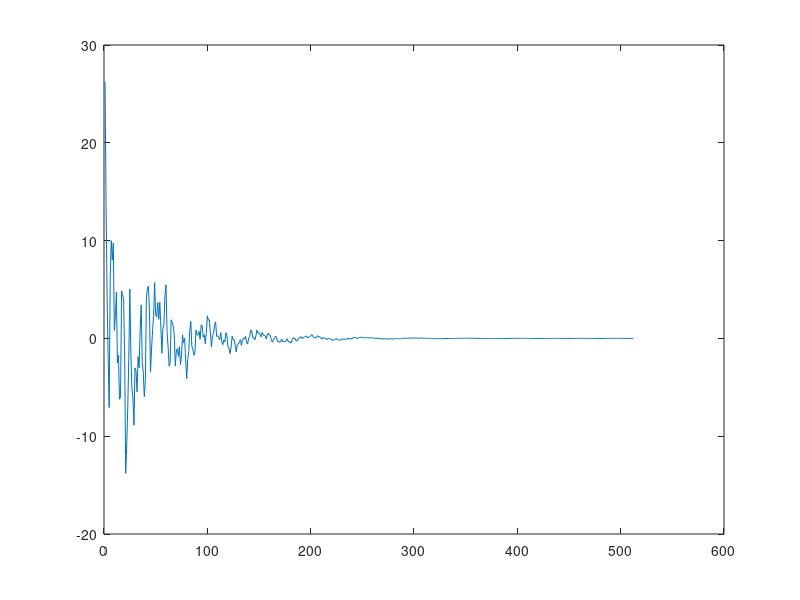
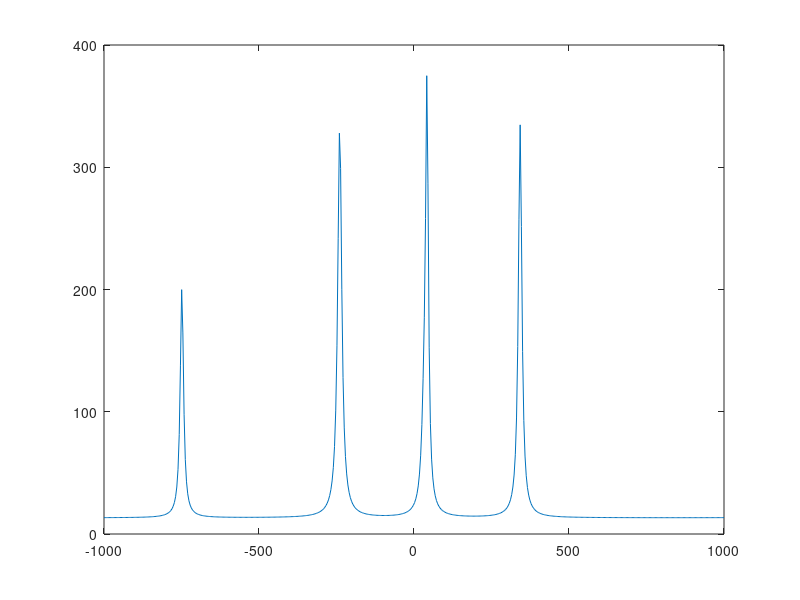

These charts were generated, in order, by the following MATLAB code: (Note: this script raises an error after producing the figures.)
clc;close all; clear;

PeakNum=5;

sw1=2000;% unit Hz 
sw2=2000;% unit Hz 

AcquPoint=[512 512];% unit Hz 




%%
Freq1DScale=linspace(-sw1/2,sw1/2,AcquPoint(1));
Freq2DScale=linspace(-sw2/2,sw2/2,AcquPoint(2));

% Freq1D=[500,200,-300,416,-385,618,-587];% unit Hz 
% Freq2D=[-300,400,100,-416,-397,-610,587]; % unit Hz 
% PeakAmp=[1 0.5 2 1.8 0.9 1.3 1.5 0.87];
% T21D=[80 100 70 90 200 30 20 30]/1000;% unit s 
% T22D=[20 150 50 100 15 68 40 60 40]/1000;% unit s 

Freq1D=1500*rand(1,PeakNum)-750;%[500,200,-300,416,-385,618,-587];% unit Hz
Freq2D=1500*rand(1,PeakNum)-750;
PeakAmp=10*rand(1,PeakNum);%[1 0.5 2 1.8 0.9 1.3 1.5 0.87];
T21D=1*(rand(1,PeakNum)*25+15)/1000;%[80 100 70 90 200 10 20 30]/4000;% unit s
T22D=1*(rand(1,PeakNum)*25+15)/1000;%[20 150 50 100 15 20 40 60 40]/4000;% unit s



t11D=0:1/(sw1):1/(sw1)*(AcquPoint(1)-1);

fid1D=zeros([1 length(t11D)]);
for iPeak=1:length(Freq1D)
    fid1D=fid1D+PeakAmp(iPeak)*exp(1i*2*pi*Freq1D(iPeak)*t11D).*exp(-t11D/T21D(iPeak));
end

figure;plot(real(fid1D))

figure;plot(Freq1DScale',real(fftshift(fft(fid1D',[],1),1)))

fid2DOnePeak=zeros([2,length(Freq1D),AcquPoint]);
fid2D=zeros([2,AcquPoint]);
for iAcq2=1:AcquPoint(2)
    t12D=(iAcq2-1)/sw2;
    for iPeak=1:length(Freq1D)
        for iState=1:2
%         PeakOne=PeakAmp(iPeak)*exp(1i*2*pi*Freq2D(iPeak)*t12D).*exp(-t12D/T22D(iPeak));
        if(iState==1)
             PeakOne=PeakAmp(iPeak)*cos(2*pi*Freq2D(iPeak)*t12D).*exp(-t12D/T22D(iPeak)).*(1+randn(1)*0. + 0*i*(1+randn(1)*0.1));
        else
             PeakOne=PeakAmp(iPeak)*sin(2*pi*Freq2D(iPeak)*t12D).*exp(-t12D/T22D(iPeak)).*((1+randn(1)*0.) + 0*i*(1+randn(1)*0.1));
        end
        fid2DOnePeak(iState,iPeak,:,iAcq2)=PeakOne*exp(1i*2*pi*Freq1D(iPeak)*t11D).*exp(-t11D/T21D(iPeak));
%         fid2DOnePeak(iState,iPeak,:,iAcq2)= fid2DOnePeak(iState,iPeak,:,iAcq2)-mean(fid2DOnePeak(iState,iPeak,:,iAcq2));
        end
    end
%      fid2D(iState,:,iAcq2)=squeeze(sum(fid2DOnePeak(iState,:,:,iAcq2),2));
end
% fid2DOnePeak=fid2DOnePeak-mean(fid2DOnePeak(:));
fid2D=squeeze(sum(fid2DOnePeak,2));
for iAcq2=1:AcquPoint(2)
     for iState=1:2
      fid2DT1Noise(iState,:,iAcq2)= fid2D(iState,:,iAcq2);%*(1+0*0.5*(randn(1)-0.5))*exp(1i*0.5*(randn(1)-0.5));%(1+ 0.2*randn(1) + i*(1+0.2*randn(1)));
     end
end

noiseLevel=3;
fid2DT1Noise=fid2DT1Noise+noiseLevel*(randn(size(fid2D))+1i*randn(size(fid2D)));
% figure;mesh(squeeze(abs(fid2D(1,:,:))))
 [Spec2D ComFid] = Recio2DSpec_State(fid2D);
 [Spec2DNoise ComFidNoise] = Recio2DSpec_State(fid2DT1Noise);

  
%%
 pfgnmrdata.filename='E:\Qingjia_work\NewMatlabCode\matlabcode\CSI_simulate\CSI_simulate\PHIP_Dynamic_image';
 pfgnmrdata.np=size(fid2DT1Noise,2);
 pfgnmrdata.wp=10;
 pfgnmrdata.sp=0;
 pfgnmrdata.dosyconstant=0;
 pfgnmrdata.Gzlvl=zeros(1,512);
 pfgnmrdata.ngrad=512;
 pfgnmrdata.Ppmscale=linspace(0,10,pfgnmrdata.np);
 pfgnmrdata.SPECTRA=squeeze(fid2DT1Noise(1,:,:))';%real(SpecNoise)';
 
 [mcrdata]=mcr_mn(pfgnmrdata,10,[0 10],[0 0 0 0 0 0]);
fid2DT1NoiseDenoise=0*fid2DT1Noise;
fid2DT1NoiseDenoise(1,:,:)=mcrdata.DECAYS*mcrdata.COMPONENTS;

 pfgnmrdata.filename='E:\Qingjia_work\NewMatlabCode\matlabcode\CSI_simulate\CSI_simulate\PHIP_Dynamic_image';
 pfgnmrdata.np=size(fid2DT1Noise,2);
 pfgnmrdata.wp=10;
 pfgnmrdata.sp=0;
 pfgnmrdata.dosyconstant=0;
 pfgnmrdata.Gzlvl=zeros(1,512);
 pfgnmrdata.ngrad=512;
 pfgnmrdata.Ppmscale=linspace(0,10,pfgnmrdata.np);
 pfgnmrdata.SPECTRA=squeeze(fid2DT1Noise(2,:,:))';%real(SpecNoise)';
 
 [mcrdata2]=mcr_mn(pfgnmrdata,10,[0 10],[0 0 0 0 0 0]);

fid2DT1NoiseDenoise(2,:,:)=mcrdata2.DECAYS*mcrdata2.COMPONENTS;
  [Spec2DNoiseDenoise ComFidNoise] = Recio2DSpec_State(fid2DT1NoiseDenoise);
 
  
% figure;mesh(squeeze(abs(Spec2D)))
[XX,YY] = meshgrid(Freq1DScale,Freq2DScale);
figure;subplot(1,3,1);contour(squeeze(real(Spec2D)),7);subplot(1,3,2);contour(squeeze(real(Spec2DNoise)),40);subplot(1,3,3);contour(squeeze(real(Spec2DNoiseDenoise)),40);



figure;subplot(1,3,1);mesh(squeeze(real(Spec2D)));subplot(1,3,2);mesh(squeeze(real(Spec2DNoise)));subplot(1,3,3);mesh(squeeze(real(Spec2DNoiseDenoise)));
